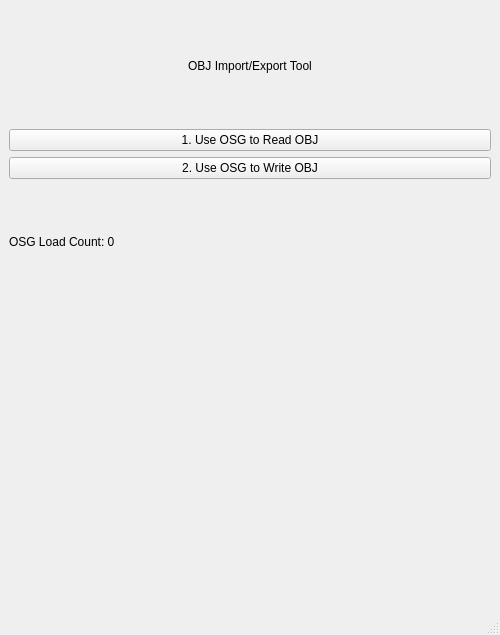
<?xml version="1.0" encoding="UTF-8"?>
<ui version="4.0">
 <class>MainWindow</class>
 <widget class="QMainWindow" name="MainWindow">
  <property name="geometry">
   <rect>
    <x>0</x>
    <y>0</y>
    <width>500</width>
    <height>635</height>
   </rect>
  </property>
  <property name="windowTitle">
   <string>MainWindow</string>
  </property>
  <widget class="QWidget" name="centralwidget">
   <layout class="QVBoxLayout" name="verticalLayout" stretch="0,0,0,0,0">
    <item>
     <widget class="QLabel" name="titleLabel">
      <property name="text">
       <string>OBJ Import/Export Tool</string>
      </property>
      <property name="alignment">
       <set>Qt::AlignCenter</set>
      </property>
     </widget>
    </item>
    <item>
     <widget class="QPushButton" name="osgReadBtn">
      <property name="text">
       <string>1. Use OSG to Read OBJ</string>
      </property>
     </widget>
    </item>
    <item>
     <widget class="QPushButton" name="osgWriteBtn">
      <property name="text">
       <string>2. Use OSG to Write OBJ</string>
      </property>
     </widget>
    </item>
    <item>
     <layout class="QHBoxLayout" name="countLabelsLayout">
      <item>
       <widget class="QLabel" name="osgCountLabel">
        <property name="text">
         <string>OSG Load Count: 0</string>
        </property>
       </widget>
      </item>
     </layout>
    </item>
    <item>
     <widget class="QWidget" name="osgViewContainer" native="true">
      <property name="minimumSize">
       <size>
        <width>0</width>
        <height>300</height>
       </size>
      </property>
     </widget>
    </item>
   </layout>
  </widget>
  <widget class="QMenuBar" name="menubar">
   <property name="geometry">
    <rect>
     <x>0</x>
     <y>0</y>
     <width>500</width>
     <height>25</height>
    </rect>
   </property>
  </widget>
  <widget class="QStatusBar" name="statusbar"/>
 </widget>
 <resources/>
 <connections/>
</ui>
